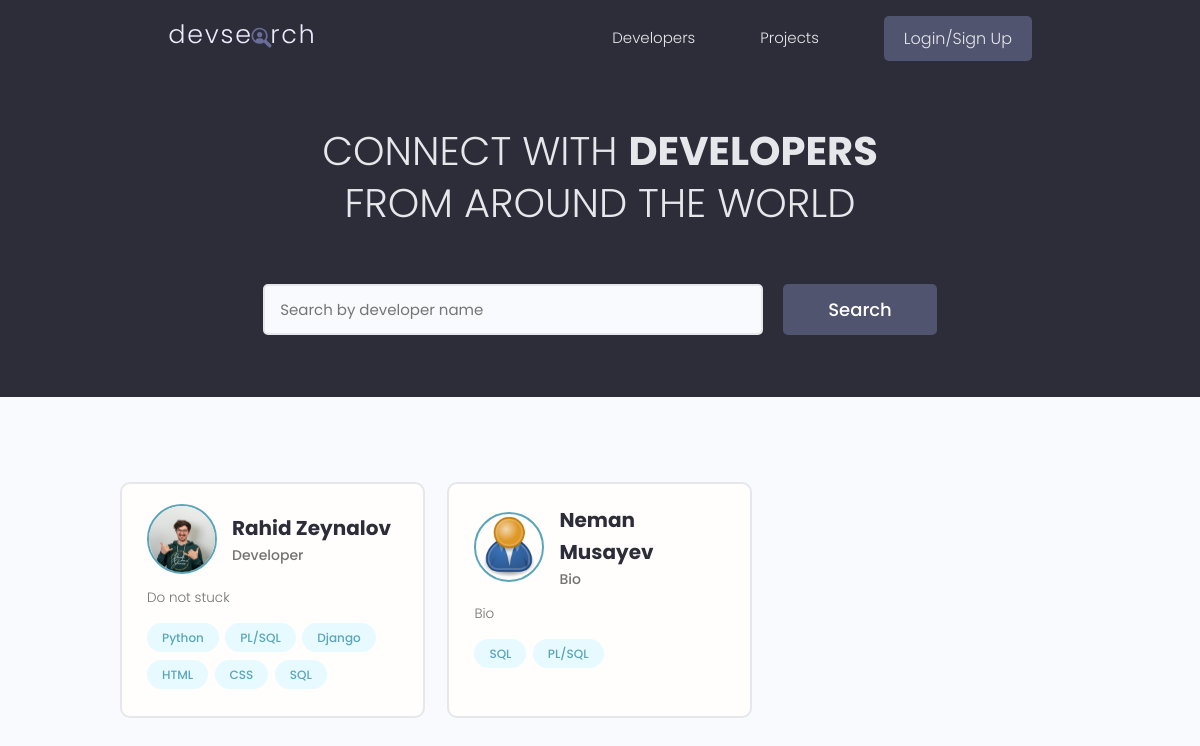
Before: / with the older database file.
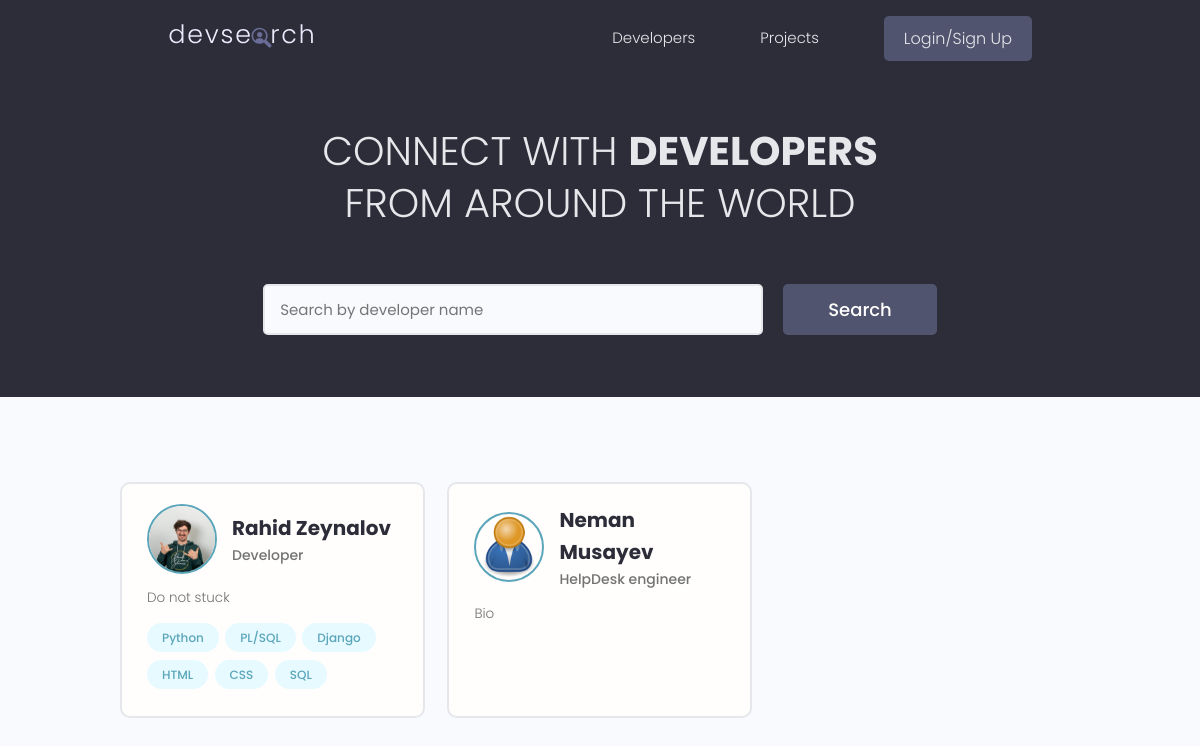
After: the same page with the newer database file.
### users/models.py (models this page shows, shortened)
class Profile(models.Model):
    user = models.OneToOneField(User, on_delete=models.CASCADE, null=True, blank=True)
    name = models.CharField(max_length=150, null=True, blank=True)
    email = models.EmailField(max_length=150, null=True, blank=True)
    username = models.CharField(max_length=150, null=True, blank=True)
    location = models.CharField(max_length=150, null=True, blank=True)
    short_intro = models.CharField(max_length=200, null=True, blank=True)
    bio = models.TextField(null=True, blank=True)
    profile_image = models.ImageField(null=True, blank=True, upload_to='profiles/', default="profiles/users-default.png")
    social_github = models.CharField(max_length=150, null=True, blank=True)
    social_stackoverflow = models.CharField(max_length=150, null=True, blank=True)
    social_linkedin = models.CharField(max_length=150, null=True, blank=True)
    social_youtube = models.CharField(max_length=150, null=True, blank=True)
    social_medium = models.CharField(max_length=150, null=True, blank=True)
    created = models.DateTimeField(auto_now_add=True, null=True, blank=True)
    id = models.UUIDField(default=uuid.uuid4, unique=True, primary_key=True, editable=False)
    class Meta:
        ordering =['created']
    @property
    def profileImageURL(self):
        try:
            url = self.profile_image.url
        except:
            url = ''
        return url

class Skill(models.Model):
    owner = models.ForeignKey(Profile, on_delete=models.CASCADE, null=True, blank=True)
    name = models.CharField(max_length=150, null=True, blank=True)
    description = models.TextField(null=True, blank=True)
    created = models.DateTimeField(auto_now_add=True, null=True, blank=True)
    id = models.UUIDField(default=uuid.uuid4, unique=True, primary_key=True, editable=False)

### users/views.py (the view)
# urls.py: path('', views.profiles, name="profiles"),
def profiles(request):
    profiles, search_query = searchProfiles(request)
    custome_range, profiles = paginateProfiles(request, profiles, 3)
    context = {'profiles':profiles, 'search_query': search_query, 'custome_range':custome_range}
    return render(request, 'users/profiles.html', context=context)

### users/utils.py (called while the page is built)
def searchProfiles(request):
    search_query = ''
    if request.GET.get('search_query'):
        search_query = request.GET.get('search_query')
    skills = Skill.objects.filter(name__icontains=search_query)
    profiles = Profile.objects.distinct().filter(
        Q(name__icontains = search_query) |
        Q(short_intro__icontains = search_query) |
        Q(skill__in = skills))
    return profiles, search_query

### users/templates/users/profiles.html (shortened to what this page needs)
{% extends 'main.html' %}
{% block content %}
<main class="home">
    <section class="hero-section text-center">
        <div class="container container--narrow">
            <div class="hero-section__box">
                <h2>CONNECT WITH <span>DEVELOPERS</span></h2>
                <h2>FROM AROUND THE WORLD</h2>
            </div>
            <div class="hero-section__search">
                <form id="searchForm" class="form" action="{% url 'profiles' %}" method="get">
                    <div class="form__field">
                        <input class="input input--text" id="formInput#search" type="text" name="search_query"
                            value = "{{search_query}}" placeholder="Search by developer name" />
                    </div>
                    <input class="btn btn--sub btn--lg" type="submit" value="Search" />
                </form>
            </div>
        </div>
    </section>
    <section class="devlist">
        <div class="container">
            <div class="grid grid--three">
                {% for profile in profiles %}
                <div class="column card">
                    <div class="dev">
                        <a href="{% url 'user-profile' profile.id %}" class="card__body">
                            <div class="dev__profile">
                                <img class="avatar avatar--md" src="{{profile.profileImageURL}}"
                                    alt="image" />
                                <div class="dev__meta">
                                    <h3>{{profile.name}}</h3>
                                    <h5>{{profile.short_intro}}</h5>
                                </div>
                            </div>
                            <p class="dev__info">
                                {{profile.bio|slice:"150"}}
                            </p>
                            <div class="dev__skills">
                                {% for skill in profile.skill_set.all|slice:"6" %}
                                <span class="tag tag--pill tag--main">
                                    <small>{{skill.name}}</small>
                                </span>
                                {% endfor %}
                            </div>
                        </a>
                    </div>
                </div>
                {% endfor %}
            </div>
        </div>
    </section>
</main>
{% endblock content %}

### templates/main.html (shortened to what this page needs)
<!DOCTYPE html>
{% load static %}
<html lang="en">
<head>
    <link rel="stylesheet" href="https://cdnjs.cloudflare.com/ajax/libs/font-awesome/4.7.0/css/font-awesome.min.css" />
    <link rel="stylesheet" href="{% static 'uikit/styles/uikit.css' %}" />
    <link rel="stylesheet" href="{% static 'styles/app.css' %}" />
</head>
<body>
    {% include 'navbar.html' %}
    {% block content %}
    {% endblock content %}
</body>
</html>

### templates/navbar.html (shortened to what this page needs)
{% load static %}
<header class="header">
  <div class="container container--narrow">
    <a href="{% url 'profiles' %}" class="header__logo">
      <img src="{% static 'images/logo.svg' %}" alt="DevSearch Logo" />
    </a>
    <nav class="header__nav">
      <ul class="header__menu">
        <li class="header__menuItem"><a href="{% url 'profiles' %}">Developers</a></li>
        <li class="header__menuItem"><a href="{% url 'projects' %}">Projects</a></li>
        {% if request.user.is_authenticated %}
          <li class="header__menuItem"><a href="{% url 'inbox' %}">Inbox</a></li>
          <li class="header__menuItem"><a href="{% url 'account' %}">Account</a></li>
          <li class="header__menuItem"><a href="{% url 'logout' %}" class="btn btn--sub">Logout</a></li>
        {% else %}
          <li class="header__menuItem"><a href="{% url 'login' %}" class="btn btn--sub">Login/Sign Up</a></li>
        {% endif %}
      </ul>
    </nav>
  </div>
</header>

### static/styles/app.css (style rules this page uses)
:root { --color-sub: #2d2d39; }
.btn--sub { background-color: var(--color-sub-light); }
.card { border: 2px solid var(--color-light); }
img { width: 100%; }
.header { position: sticky; z-index: 111; background-color: var(--color-sub); padding: 1.5rem 0; }
.header > .container { display: flex; justify-content: space-between; align-items: center; }
.header__logo > img { height: 3.8rem; }
.header__nav > ul { display: inline-flex; align-items: center; list-style: none; gap: 6.5rem; }
.header__menuItem > a { color: var(--color-light); font-weight: 300; }
.hero-section { height: 40vh; display: flex; align-items: center; background-color: var(--color-sub); }
.hero-section__box { margin-bottom: 4rem; }
.hero-section__box > h2, .hero-section__box > h2 > span { font-size: 4rem; color: var(--color-light); line-height: 1.3; text-transform: uppercase; }
.hero-section__box > h2 { font-weight: 300; }
.hero-section__box > h2 > span { font-weight: 700; }
.hero-section__search > .form { display: flex; align-items: center; justify-content: center; gap: 2rem; }
.hero-section__search > .form input.input--text { width: 50rem; }
.devlist { margin-top: 8rem; }
.devlist .grid { align-items: stretch; }
.devlist .dev .dev__profile { display: flex; align-items: center; gap: 1.5rem; }
.devlist .dev .dev__meta h3 { color: var(--color-sub); font-size: 2rem; font-weight: 700; }
.devlist .dev .dev__meta h5 { color: var(--color-text); font-size: 1.4rem; font-weight: 500; }
.devlist .dev .dev__info { margin: 1.5rem 0; font-size: 1.35rem; line-height: 1.4; text-align: justify; }

### static/uikit/styles/modules/_variables.css (style rules this page uses)
:root { --color-main: #5aa5b9; --color-main-light: #e6faff; --color-sub: #3f4156; --color-sub-light: #51546e; --color-sub-lighter: #ededfd; --color-text: #737373; --color-gray: #8b8b8b; --color-light: #e5e7eb; --color-light-gray: #767676; --color-bg: #f8fafd; --color-white: #fffefd; --color-white-light: #f3f3f3; --color-success: #359e64; --color-success-bg: #def8e8; --color-error: #fc4b0b; --color-error-bg: #fff2ee; --font-base: 'Poppins', arial, helvetica, 'Segoe UI', roboto, ubuntu, sans-serif; --font-monospace: 'Fira Code', 'Courier New', courier, monospace; --font-regular: 300; --font-medium: 500; --font-bold: 700; --generic-shadow: 1px 1px 5px #00000010; --generic-transition: all 0.3s ease-in-out; }

### static/uikit/styles/modules/_base.css (style rules this page uses)
* { margin: 0; padding: 0; box-sizing: border-box; text-rendering: optimizeLegibility; color: inherit; font-size: inherit; }
html { font-size: 50%; }
@media only screen and (min-width: 480px) { html { font-size: 56.25%; } }
@media only screen and (min-width: 1200px) { html { font-size: 62.5%; } }
body { line-height: 1.6; font-weight: 400; font-size: 1.5rem; color: var(--color-text); background-color: var(--color-bg); min-height: 100vh; }

### static/uikit/styles/modules/_typography.css (style rules this page uses)
* { font-family: var(--font-base); }
h2 { font-size: 3.6rem; font-weight: var(--font-bold); }
h3 { font-size: 3.2rem; font-weight: var(--font-medium); }
h5 { font-size: 2.4rem; font-weight: var(--font-medium); }
h5, h6 { font-weight: var(--font-regular); }
p, span, strong { font-size: 1.6rem; color: var(--color-text); font-weight: var(--font-regular); }
a { padding-bottom: 2px; text-decoration: none; display: inline-block; color: var(--color-main); font-weight: var(--font-medium); }

### static/uikit/styles/modules/_utilities.css (style rules this page uses)
.container { width: 92%; max-width: 165rem; margin: 0 auto; box-sizing: border-box; }
.container--narrow { width: 92%; max-width: 120rem; }
@media screen and (min-width: 1000px) { .container { width: 90%; } }
@media screen and (min-width: 1000px) { .container--narrow { width: 85%; } }
@media screen and (min-width: 1200px) { .container { width: 80%; } }
@media screen and (min-width: 1200px) { .container--narrow { width: 72%; } }
.text-center { text-align: center; }

### static/uikit/styles/modules/_avatar.css (style rules this page uses)
.avatar { border-radius: 50%; border: 2px solid var(--color-main); object-fit: cover; }
.avatar--md { height: 7rem; width: 7rem; }

### static/uikit/styles/modules/_button.css (style rules this page uses)
.btn { display: inline-block; position: relative; cursor: pointer; background-color: var(--color-light); font-weight: var(--font-medium); color: var(--color-sub); text-decoration: none; padding: 1rem 2rem; border-radius: 0.5rem; border: none; width: -webkit-fit-content; width: -moz-fit-content; width: fit-content; height: -webkit-fit-content; height: -moz-fit-content; height: fit-content; font-size: 1.6rem; outline-width: 0; outline-color: transparent; -webkit-backface-visibility: hidden; backface-visibility: hidden; transition: all 0.3s ease-in-out; }
.btn--sub { background-color: var(--color-sub); color: var(--color-white); }
.btn--lg { font-size: 1.8rem; padding: 1.2rem 4.5rem; }

Changed rows visible on the page:
removed Skill: name "SQL", shown under Profile "Neman Musayev"
removed Skill: name "PL/SQL", shown under Profile "Neman Musayev"
changed Profile "Neman Musayev": short_intro "Bio" → "HelpDesk engineer"
